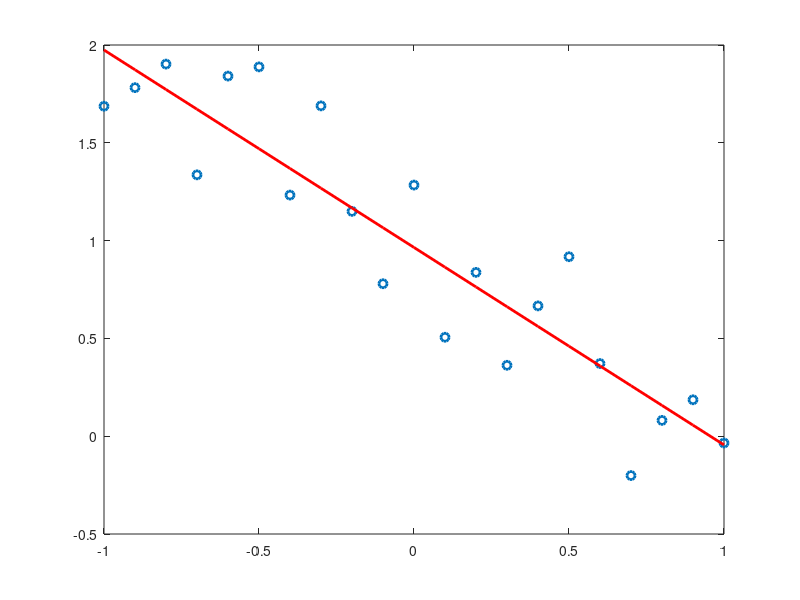

Source code (MATLAB):
function linearRegTest
%% generate data samples
w = -1 + 2*rand(1,2);
x = -1:0.1:1;
x = [ones(21,1), x'];
y = w*x';
y = y + rand(1,21);

w = linearReg(x, y');
plot(x(:,2), y, 'o', 'linewidth', 2.0);
hold on;
plot(x(:,2), w*x', '-r', 'linewidth', 2.0);

function w = linearReg(x, y)
%% samples in x are row vectors.
%% y is a column vector of targets.

pseudoInverse = inv(x'*x) * x';
w = pseudoInverse * y;
w = w';
end
end
